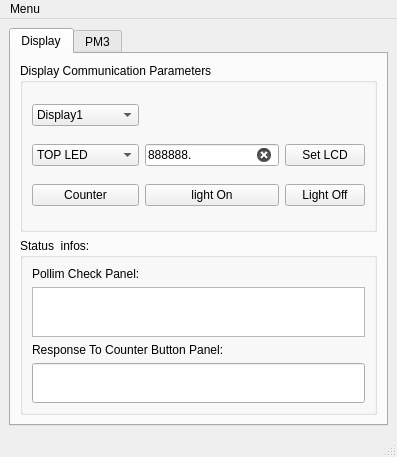
<?xml version="1.0" encoding="UTF-8"?>
<ui version="4.0">
 <class>PRDisplay</class>
 <widget class="QMainWindow" name="PRDisplay">
  <property name="geometry">
   <rect>
    <x>0</x>
    <y>0</y>
    <width>390</width>
    <height>457</height>
   </rect>
  </property>
  <property name="windowTitle">
   <string>PRDisplay</string>
  </property>
  <widget class="QWidget" name="centralwidget">
   <layout class="QGridLayout" name="gridLayout">
    <item row="0" column="0">
     <widget class="QTabWidget" name="twPM2">
      <property name="sizePolicy">
       <sizepolicy hsizetype="MinimumExpanding" vsizetype="MinimumExpanding">
        <horstretch>0</horstretch>
        <verstretch>0</verstretch>
       </sizepolicy>
      </property>
      <property name="currentIndex">
       <number>0</number>
      </property>
      <widget class="QWidget" name="tab">
       <attribute name="title">
        <string>Display</string>
       </attribute>
       <layout class="QGridLayout" name="gridLayout_4">
        <item row="1" column="0">
         <widget class="QGroupBox" name="groupBox">
          <property name="minimumSize">
           <size>
            <width>20</width>
            <height>0</height>
           </size>
          </property>
          <property name="title">
           <string>Status  infos:</string>
          </property>
          <layout class="QVBoxLayout" name="verticalLayout_2">
           <item>
            <widget class="QLabel" name="label">
             <property name="toolTip">
              <string>Automatically Check For Display presence and status. It is enabled when you select the display Tab and disactivated when you switch on the other.</string>
             </property>
             <property name="text">
              <string>Pollim Check Panel:</string>
             </property>
            </widget>
           </item>
           <item>
            <widget class="QTextEdit" name="teUserInfos">
             <property name="sizePolicy">
              <sizepolicy hsizetype="Expanding" vsizetype="Fixed">
               <horstretch>0</horstretch>
               <verstretch>0</verstretch>
              </sizepolicy>
             </property>
             <property name="minimumSize">
              <size>
               <width>0</width>
               <height>50</height>
              </size>
             </property>
             <property name="maximumSize">
              <size>
               <width>16777215</width>
               <height>50</height>
              </size>
             </property>
             <property name="toolTip">
              <string>Automatically Check For Display presence and status. It is enabled when you select the display Tab and disactivated when you switch on the other.</string>
             </property>
            </widget>
           </item>
           <item>
            <widget class="QLabel" name="label_2">
             <property name="text">
              <string>Response To Counter Button Panel:</string>
             </property>
            </widget>
           </item>
           <item>
            <widget class="QLineEdit" name="leThrowExcp">
             <property name="sizePolicy">
              <sizepolicy hsizetype="Expanding" vsizetype="Fixed">
               <horstretch>0</horstretch>
               <verstretch>0</verstretch>
              </sizepolicy>
             </property>
             <property name="minimumSize">
              <size>
               <width>0</width>
               <height>40</height>
              </size>
             </property>
            </widget>
           </item>
          </layout>
         </widget>
        </item>
        <item row="0" column="0">
         <widget class="QGroupBox" name="groupBox_2">
          <property name="title">
           <string>Display Communication Parameters</string>
          </property>
          <layout class="QGridLayout" name="gridLayout_2">
           <item row="1" column="1">
            <widget class="QLineEdit" name="leValues">
             <property name="text">
              <string>888888.</string>
             </property>
             <property name="maxLength">
              <number>7</number>
             </property>
             <property name="clearButtonEnabled">
              <bool>true</bool>
             </property>
            </widget>
           </item>
           <item row="3" column="4">
            <widget class="QPushButton" name="pbLightOff">
             <property name="text">
              <string>Light Off</string>
             </property>
            </widget>
           </item>
           <item row="1" column="4">
            <widget class="QPushButton" name="pbSetDispValues">
             <property name="text">
              <string>Set LCD</string>
             </property>
            </widget>
           </item>
           <item row="1" column="0">
            <widget class="QComboBox" name="cbLCDPos">
             <item>
              <property name="text">
               <string>TOP LED</string>
              </property>
             </item>
             <item>
              <property name="text">
               <string>MIDDLE LED</string>
              </property>
             </item>
             <item>
              <property name="text">
               <string>BOTTOM LED</string>
              </property>
             </item>
            </widget>
           </item>
           <item row="0" column="0">
            <widget class="QComboBox" name="cbDisplays">
             <item>
              <property name="text">
               <string>Display1</string>
              </property>
             </item>
             <item>
              <property name="text">
               <string>Display2</string>
              </property>
             </item>
             <item>
              <property name="text">
               <string>Display3</string>
              </property>
             </item>
             <item>
              <property name="text">
               <string>Display4</string>
              </property>
             </item>
            </widget>
           </item>
           <item row="3" column="0">
            <widget class="QPushButton" name="pbCounter">
             <property name="text">
              <string>Counter</string>
             </property>
             <property name="checkable">
              <bool>true</bool>
             </property>
             <property name="checked">
              <bool>false</bool>
             </property>
             <property name="autoRepeat">
              <bool>false</bool>
             </property>
            </widget>
           </item>
           <item row="3" column="1">
            <widget class="QPushButton" name="pbLightOn">
             <property name="text">
              <string>light On</string>
             </property>
            </widget>
           </item>
          </layout>
         </widget>
        </item>
       </layout>
      </widget>
      <widget class="QWidget" name="tab_2">
       <property name="sizePolicy">
        <sizepolicy hsizetype="MinimumExpanding" vsizetype="MinimumExpanding">
         <horstretch>0</horstretch>
         <verstretch>0</verstretch>
        </sizepolicy>
       </property>
       <attribute name="title">
        <string>PM3</string>
       </attribute>
       <layout class="QGridLayout" name="gridLayout_3">
        <item row="1" column="1">
         <widget class="QGroupBox" name="groupBox_4">
          <property name="title">
           <string>Get Information From The Selected Register Address:</string>
          </property>
          <layout class="QGridLayout" name="gridLayout_6">
           <item row="0" column="0">
            <widget class="QPushButton" name="pbGetValuesFromReg">
             <property name="text">
              <string>Get Register infos:</string>
             </property>
            </widget>
           </item>
           <item row="1" column="0">
            <widget class="QTextEdit" name="teRegInfos">
             <property name="sizePolicy">
              <sizepolicy hsizetype="Fixed" vsizetype="Fixed">
               <horstretch>0</horstretch>
               <verstretch>0</verstretch>
              </sizepolicy>
             </property>
             <property name="minimumSize">
              <size>
               <width>0</width>
               <height>50</height>
              </size>
             </property>
             <property name="maximumSize">
              <size>
               <width>16777215</width>
               <height>50</height>
              </size>
             </property>
            </widget>
           </item>
          </layout>
         </widget>
        </item>
        <item row="0" column="1">
         <widget class="QGroupBox" name="groupBox_3">
          <property name="sizePolicy">
           <sizepolicy hsizetype="Preferred" vsizetype="Preferred">
            <horstretch>0</horstretch>
            <verstretch>0</verstretch>
           </sizepolicy>
          </property>
          <property name="title">
           <string>PM2: Write To Registers:</string>
          </property>
          <layout class="QGridLayout" name="gridLayout_5">
           <item row="1" column="3">
            <widget class="QPushButton" name="pbSetValuesToReg">
             <property name="maximumSize">
              <size>
               <width>80</width>
               <height>16777215</height>
              </size>
             </property>
             <property name="text">
              <string>Set Reg.</string>
             </property>
            </widget>
           </item>
           <item row="1" column="1">
            <widget class="QSpinBox" name="sbRegData">
             <property name="minimumSize">
              <size>
               <width>100</width>
               <height>0</height>
              </size>
             </property>
             <property name="maximumSize">
              <size>
               <width>100</width>
               <height>16777215</height>
              </size>
             </property>
             <property name="buttonSymbols">
              <enum>QAbstractSpinBox::NoButtons</enum>
             </property>
             <property name="maximum">
              <number>65535</number>
             </property>
             <property name="displayIntegerBase">
              <number>16</number>
             </property>
            </widget>
           </item>
           <item row="0" column="1">
            <widget class="QSpinBox" name="sbPMAdr">
             <property name="minimumSize">
              <size>
               <width>40</width>
               <height>0</height>
              </size>
             </property>
             <property name="maximumSize">
              <size>
               <width>40</width>
               <height>16777215</height>
              </size>
             </property>
             <property name="minimum">
              <number>0</number>
             </property>
            </widget>
           </item>
           <item row="0" column="0">
            <widget class="QLabel" name="label_3">
             <property name="text">
              <string>PM3 Address:</string>
             </property>
            </widget>
           </item>
           <item row="1" column="0">
            <widget class="QComboBox" name="cbRegisters">
             <property name="maximumSize">
              <size>
               <width>100</width>
               <height>16777215</height>
              </size>
             </property>
             <property name="currentText">
              <string/>
             </property>
             <property name="placeholderText">
              <string>Registers:</string>
             </property>
            </widget>
           </item>
          </layout>
         </widget>
        </item>
       </layout>
      </widget>
     </widget>
    </item>
   </layout>
  </widget>
  <widget class="QMenuBar" name="menubar">
   <property name="geometry">
    <rect>
     <x>0</x>
     <y>0</y>
     <width>390</width>
     <height>21</height>
    </rect>
   </property>
   <widget class="QMenu" name="menuAbout">
    <property name="title">
     <string>Menu</string>
    </property>
    <addaction name="actionAbout"/>
    <addaction name="actionLog"/>
   </widget>
   <addaction name="menuAbout"/>
  </widget>
  <widget class="QStatusBar" name="statusbar"/>
  <action name="actionAbout">
   <property name="text">
    <string>About</string>
   </property>
  </action>
  <action name="actionLog">
   <property name="checkable">
    <bool>false</bool>
   </property>
   <property name="text">
    <string>actionLog</string>
   </property>
  </action>
 </widget>
 <resources/>
 <connections/>
</ui>
